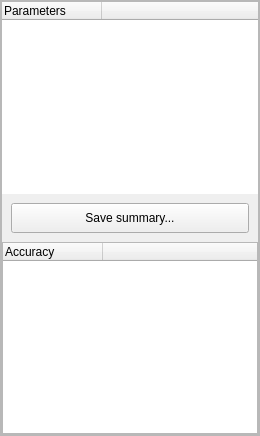
       <widget class="QWidget" name="widgetContentRight" native="true">
        <layout class="QHBoxLayout" name="horizontalLayout_4">
         <property name="spacing">
          <number>0</number>
         </property>
         <property name="leftMargin">
          <number>0</number>
         </property>
         <property name="topMargin">
          <number>0</number>
         </property>
         <property name="rightMargin">
          <number>0</number>
         </property>
         <property name="bottomMargin">
          <number>0</number>
         </property>
         <item>
          <widget class="QFrame" name="frame_4">
           <property name="frameShape">
            <enum>QFrame::StyledPanel</enum>
           </property>
           <property name="frameShadow">
            <enum>QFrame::Raised</enum>
           </property>
           <layout class="QVBoxLayout" name="verticalLayout_6" stretch="1">
            <property name="spacing">
             <number>0</number>
            </property>
            <property name="leftMargin">
             <number>0</number>
            </property>
            <property name="topMargin">
             <number>0</number>
            </property>
            <property name="rightMargin">
             <number>0</number>
            </property>
            <property name="bottomMargin">
             <number>0</number>
            </property>
            <item>
             <widget class="QFrame" name="frame_6">
              <property name="styleSheet">
               <string notr="true">QHeaderView::section { 
	font: 75 15px &quot;思源黑体 CN Bold&quot;;
	line-height: 19px;
	text-align: center;
}
</string>
              </property>
              <property name="frameShape">
               <enum>QFrame::StyledPanel</enum>
              </property>
              <property name="frameShadow">
               <enum>QFrame::Raised</enum>
              </property>
              <layout class="QVBoxLayout" name="verticalLayout" stretch="1,0,1">
               <property name="spacing">
                <number>0</number>
               </property>
               <property name="leftMargin">
                <number>0</number>
               </property>
               <property name="topMargin">
                <number>0</number>
               </property>
               <property name="rightMargin">
                <number>0</number>
               </property>
               <property name="bottomMargin">
                <number>0</number>
               </property>
               <item>
                <widget class="QTreeWidget" name="treeWidget_Parameters">
                 <property name="font">
                  <font>
                   <pointsize>9</pointsize>
                  </font>
                 </property>
                 <property name="layoutDirection">
                  <enum>Qt::LeftToRight</enum>
                 </property>
                 <property name="styleSheet">
                  <string notr="true"/>
                 </property>
                 <property name="frameShape">
                  <enum>QFrame::NoFrame</enum>
                 </property>
                 <property name="frameShadow">
                  <enum>QFrame::Plain</enum>
                 </property>
                 <property name="sortingEnabled">
                  <bool>false</bool>
                 </property>
                 <property name="columnCount">
                  <number>2</number>
                 </property>
                 <attribute name="headerVisible">
                  <bool>true</bool>
                 </attribute>
                 <attribute name="headerDefaultSectionSize">
                  <number>100</number>
                 </attribute>
                 <attribute name="headerHighlightSections">
                  <bool>true</bool>
                 </attribute>
                 <attribute name="headerShowSortIndicator" stdset="0">
                  <bool>false</bool>
                 </attribute>
                 <column>
                  <property name="text">
                   <string>Parameters</string>
                  </property>
                  <property name="font">
                   <font>
                    <pointsize>9</pointsize>
                   </font>
                  </property>
                 </column>
                 <column>
                  <property name="text">
                   <string> </string>
                  </property>
                 </column>
                </widget>
               </item>
               <item>
                <widget class="QWidget" name="widget_status" native="true">
                 <property name="minimumSize">
                  <size>
                   <width>0</width>
                   <height>40</height>
                  </size>
                 </property>
                 <layout class="QHBoxLayout" name="horizontalLayout_10">
                  <item>
                   <widget class="QPushButton" name="pushButton_SaveParameters">
                    <property name="minimumSize">
                     <size>
                      <width>0</width>
                      <height>30</height>
                     </size>
                    </property>
                    <property name="text">
                     <string>Save summary...</string>
                    </property>
                   </widget>
                  </item>
                 </layout>
                </widget>
               </item>
               <item>
                <widget class="QTreeWidget" name="treeWidget_Accuracy">
                 <property name="font">
                  <font>
                   <pointsize>9</pointsize>
                  </font>
                 </property>
                 <attribute name="headerDefaultSectionSize">
                  <number>100</number>
                 </attribute>
                 <column>
                  <property name="text">
                   <string>Accuracy</string>
                  </property>
                 </column>
                 <column>
                  <property name="text">
                   <string> </string>
                  </property>
                 </column>
                </widget>
               </item>
              </layout>
             </widget>
            </item>
           </layout>
          </widget>
         </item>
        </layout>
       </widget>
